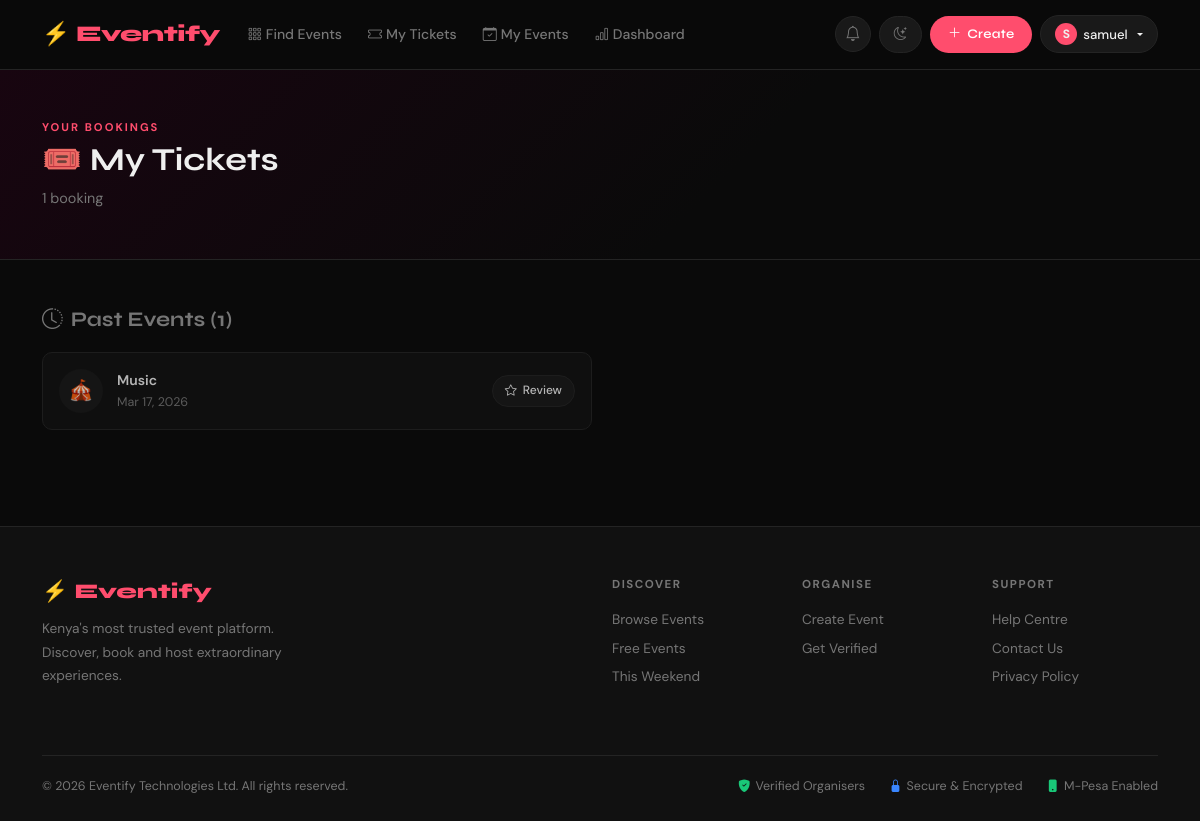
The app's page /my-tickets/ (signed in), older data.
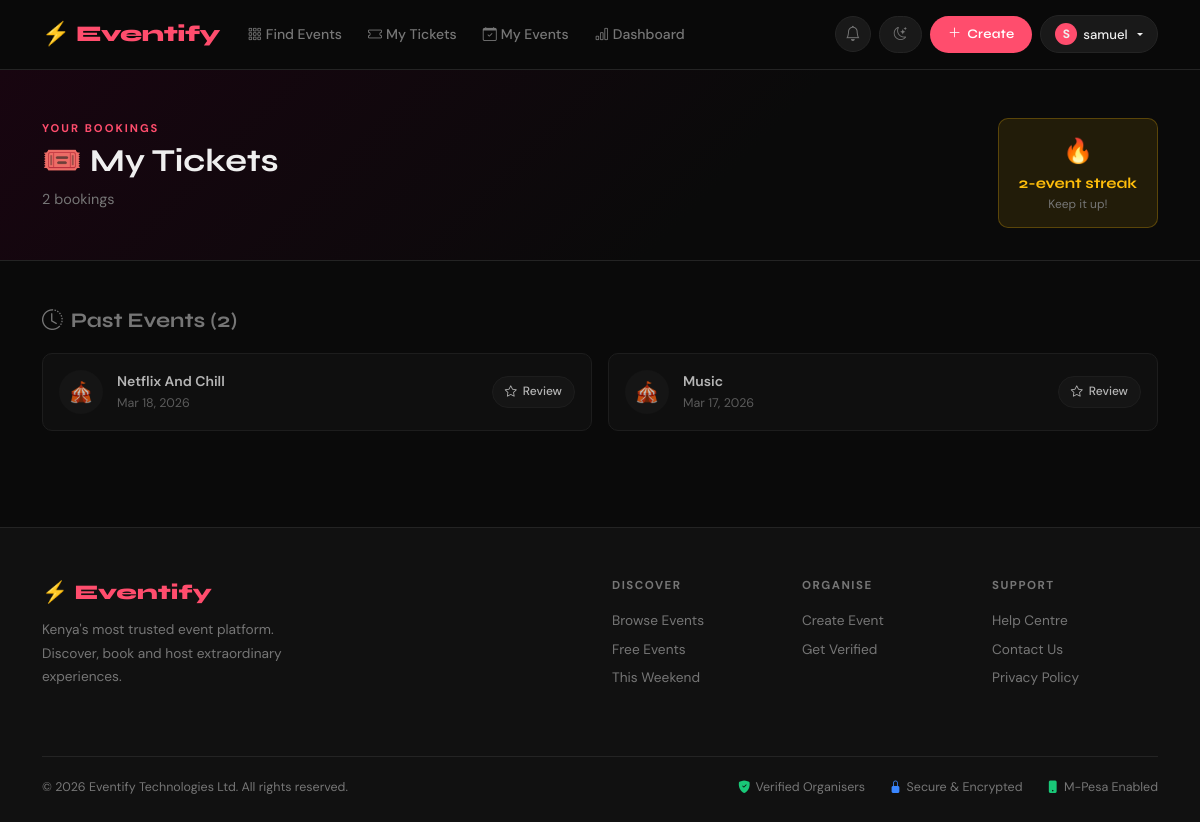
The same page, newer data.
### events/models.py (models this page shows, shortened)
class Registration(models.Model):
    event         = models.ForeignKey(Event, on_delete=models.CASCADE, related_name='registrations')
    user          = models.ForeignKey(User, on_delete=models.CASCADE, related_name='my_registrations')
    registered_at = models.DateTimeField(auto_now_add=True)
    phone         = models.CharField(max_length=20, blank=True)
    message       = models.TextField(blank=True)
    checked_in    = models.BooleanField(default=False)
    checked_in_at = models.DateTimeField(null=True, blank=True)
    check_in_code = models.CharField(max_length=12, unique=True, blank=True, default=generate_checkin_code)
    class Meta:
        unique_together = ('event', 'user')

class Event(models.Model):
    title        = models.CharField(max_length=200)
    description  = models.TextField()
    category     = models.ForeignKey(Category, on_delete=models.SET_NULL, null=True, blank=True)
    date         = models.DateTimeField()
    location     = models.CharField(max_length=300)
    image        = models.ImageField(upload_to='events/', blank=True, null=True)
    price        = models.DecimalField(max_digits=8, decimal_places=2, default=0.00)
    capacity     = models.PositiveIntegerField(default=100)
    organizer    = models.ForeignKey(User, on_delete=models.CASCADE, related_name='my_events')
    created_at   = models.DateTimeField(auto_now_add=True)
    updated_at   = models.DateTimeField(auto_now=True)
    is_published = models.BooleanField(default=True)
    slug = models.SlugField(max_length=250, unique=True, blank=True)
    class Meta:
        ordering = ['date']

### events/views.py (the view)
# urls.py: path('my-tickets/',                  views.my_tickets,         name='my_tickets'),
@login_required
def my_tickets(request):
    now = timezone.now()
    all_registrations = Registration.objects.filter(
        user=request.user
    ).select_related('event', 'event__category').order_by('event__date')
    upcoming_regs = [r for r in all_registrations if r.event.date >= now]
    past_regs     = [r for r in all_registrations if r.event.date  < now]
    past_regs.reverse()   # Most recent past event first
    streak = len(past_regs)  # Simple version: total events attended
    return render(request, 'events/my_tickets.html', {
        'registrations':  all_registrations,
        'upcoming_regs':  upcoming_regs,
        'past_regs':      past_regs,
        'streak':         streak,
    })

### events/templates/events/my_tickets.html (shortened to what this page needs)
{% extends "base.html" %}
{% block content %}
<div class="page-hero">
  <div class="container d-flex justify-content-between align-items-center flex-wrap gap-3">
    <div>
      <div class="section-label">Your bookings</div>
      <h1 style="font-size:2rem;">🎟️ My Tickets</h1>
      <p style="color:var(--muted);font-size:.9rem;">{{ registrations|length }} booking{{ registrations|length|pluralize }}</p>
    </div>
    {% if streak >= 2 %}
      <div style="background:rgba(255,190,11,.1);border:1px solid rgba(255,190,11,.25);border-radius:var(--radius-sm);padding:12px 20px;text-align:center;">
        <div style="font-size:1.5rem;">🔥</div>
        <div style="font-family:'Syne',sans-serif;font-weight:700;color:var(--warning);">{{ streak }}-event streak</div>
        <div style="color:var(--muted);font-size:.75rem;">Keep it up!</div>
      </div>
    {% endif %}
  </div>
</div>
<div class="container mt-5 mb-5">
  {% if past_regs %}
    <h3 style="font-size:1.3rem;margin-bottom:20px;color:var(--muted);">
      <i class="bi bi-clock-history me-2"></i>Past Events ({{ past_regs|length }})
    </h3>
    <div class="row g-3">
      {% for reg in past_regs %}
        <div class="col-md-6">
          <div style="background:var(--card-bg);border:1px solid var(--border);border-radius:var(--radius-sm);padding:16px;display:flex;align-items:center;gap:14px;opacity:.75;">
            <div style="width:44px;height:44px;border-radius:50%;background:var(--surface);display:flex;align-items:center;justify-content:center;font-size:1.25rem;flex-shrink:0;">🎪</div>
            <div style="flex:1;min-width:0;">
              <div style="font-weight:600;font-size:.875rem;white-space:nowrap;overflow:hidden;text-overflow:ellipsis;">{{ reg.event.title }}</div>
              <div style="color:var(--muted);font-size:.78rem;">{{ reg.event.date|date:"M d, Y" }}</div>
            </div>
            <a href="{% url 'event_detail' reg.event.slug %}#reviews" class="btn-ghost" style="font-size:.75rem;padding:5px 12px;flex-shrink:0;">
              <i class="bi bi-star"></i>Review
            </a>
          </div>
        </div>
      {% endfor %}
    </div>
  {% endif %}
</div>
{% endblock %}

Row changes from the older to the newer data that the page shows:
added Registration: event "Netflix And Chill", event "Mar 18, 2026"
Text that changed along with them:
{{ registrations|length }}: "1" → "2"
{{ streak }}: (not shown) → "2"
{{ past_regs|length }}: "1" → "2"
text now shown: "🔥 -event streak Keep it up!"
